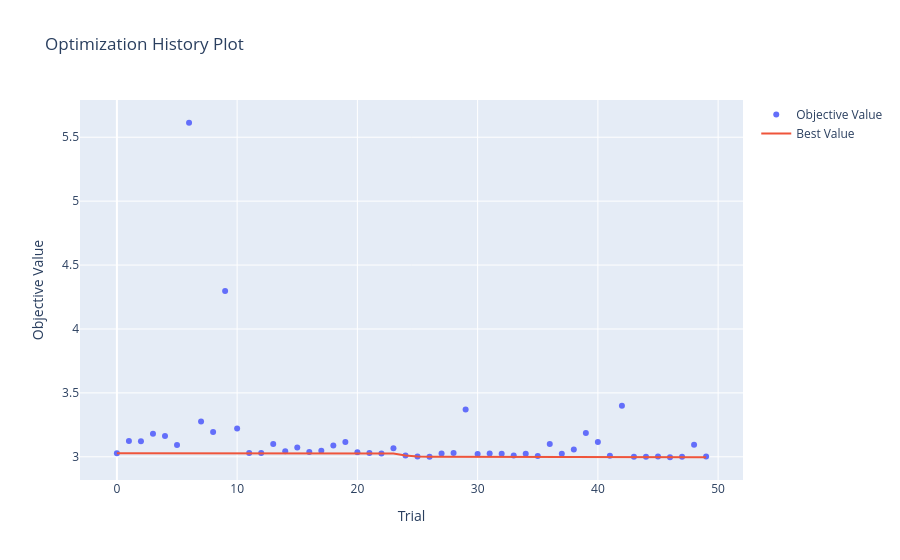

Notebook code cell kept with this figure:
### Code cell
fig_history.show()

### Figure 1 — Plotly figure (JSON) as saved in the notebook; plotly's stock layout.template omitted (floating-point values rounded to 4 significant figures)
{"data": [{"mode": "markers", "name": "Objective Value", "type": "scatter", "x": [0, 1, 2, 3, 4, 5, 6, 7, 8, 9, 10, 11, 12, 13, 14, 15, 16, 17, 18, 19, 20, 21, 22, 23, 24, 25, 26, 27, 28, 29, 30, 31, 32, 33, 34, 35, 36, 37, 38, 39, 40, 41, 42, 43, 44, 45, 46, 47, 48, 49], "y": [3.028, 3.124, 3.121, 3.181, 3.164, 3.092, 5.613, 3.277, 3.194, 4.298, 3.221, 3.029, 3.029, 3.101, 3.043, 3.072, 3.037, 3.048, 3.089, 3.115, 3.036, 3.031, 3.025, 3.067, 3.011, 3.002, 3.0, 3.026, 3.029, 3.369, 3.022, 3.025, 3.023, 3.01, 3.023, 3.007, 3.1, 3.024, 3.058, 3.187, 3.115, 3.008, 3.399, 3.0, 3.0, 3.002, 2.997, 3.001, 3.095, 3.003]}, {"mode": "lines", "name": "Best Value", "type": "scatter", "x": [0, 1, 2, 3, 4, 5, 6, 7, 8, 9, 10, 11, 12, 13, 14, 15, 16, 17, 18, 19, 20, 21, 22, 23, 24, 25, 26, 27, 28, 29, 30, 31, 32, 33, 34, 35, 36, 37, 38, 39, 40, 41, 42, 43, 44, 45, 46, 47, 48, 49], "y": [3.028, 3.028, 3.028, 3.028, 3.028, 3.028, 3.028, 3.028, 3.028, 3.028, 3.028, 3.028, 3.028, 3.028, 3.028, 3.028, 3.028, 3.028, 3.028, 3.028, 3.028, 3.028, 3.025, 3.025, 3.011, 3.002, 3.0, 3.0, 3.0, 3.0, 3.0, 3.0, 3.0, 3.0, 3.0, 3.0, 3.0, 3.0, 3.0, 3.0, 3.0, 3.0, 3.0, 3.0, 3.0, 3.0, 2.997, 2.997, 2.997, 2.997]}, {"marker": {"color": "#cccccc"}, "mode": "markers", "name": "Infeasible Trial", "showlegend": false, "type": "scatter", "x": [], "y": []}], "layout": {"title": {"text": "Optimization History Plot"}, "xaxis": {"title": {"text": "Trial"}}, "yaxis": {"title": {"text": "Objective Value"}}}}
